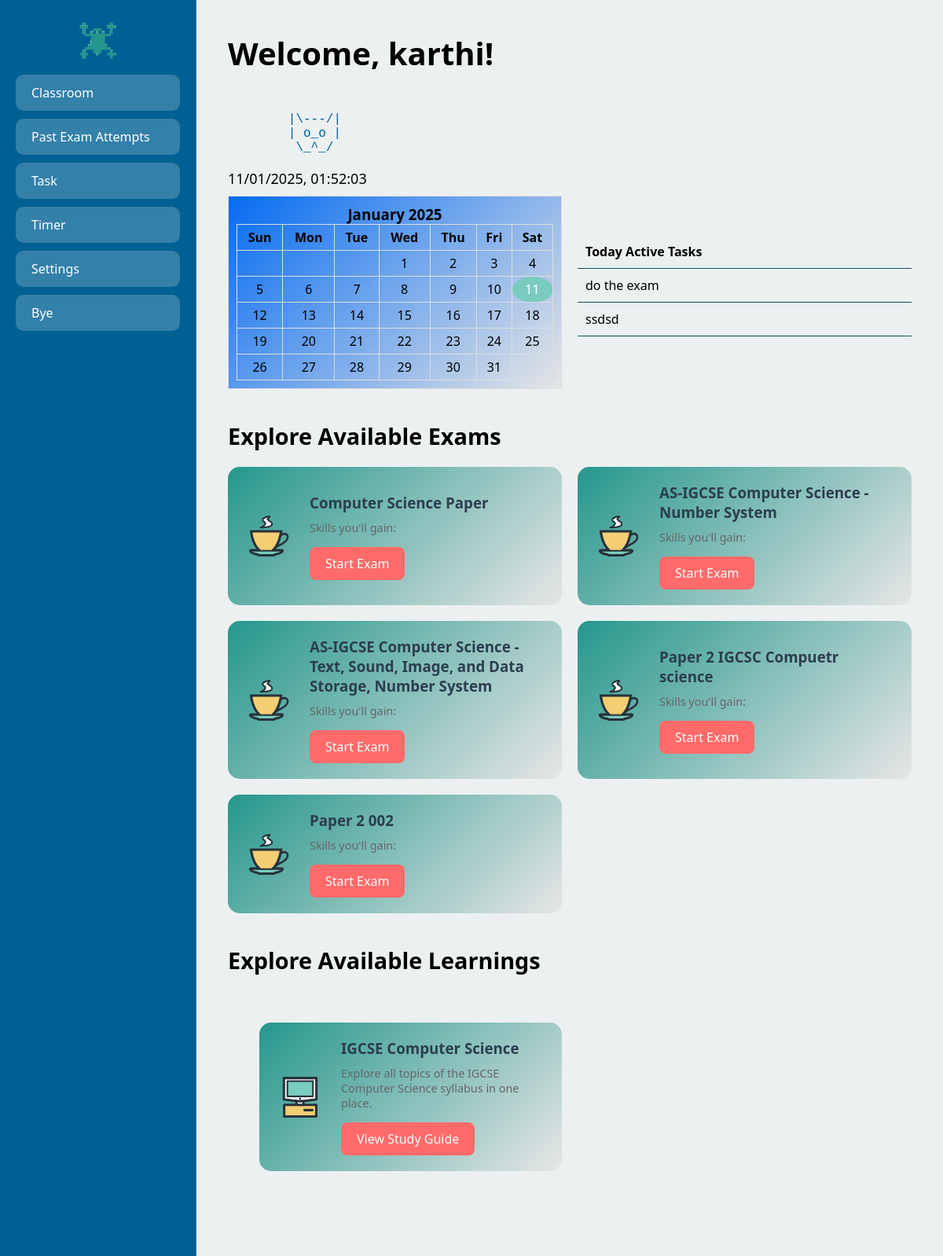
The page /user_home (signed in) on the database its author committed.
### app.py (models this page shows)
class User(db.Model, UserMixin):
    id = db.Column(db.Integer, primary_key=True)
    username = db.Column(db.String(20), unique=True, nullable=False)
    password = db.Column(db.String(60), nullable=False)
    student_class = db.Column(db.String(50), nullable=False)

class ToDo(db.Model):
    id = db.Column(db.Integer, primary_key=True)
    task = db.Column(db.String(200), nullable=False)
    date = db.Column(db.Date, nullable=False)
    user_id = db.Column(db.Integer, db.ForeignKey('user.id'), nullable=False)

class Exam(db.Model):
    __tablename__ = 'exam'
    id = db.Column(db.Integer, primary_key=True)
    title = db.Column(db.String(100), nullable=False)
    questions = db.relationship('Question', backref='exam', lazy=True)

class Learning(db.Model):
    id = db.Column(db.Integer, primary_key=True)
    title = db.Column(db.String(100), nullable=False)  # Title of the learning material
    desc = db.Column(db.Text, nullable=True)           # Description of the learning material
    code = db.Column(db.String(50), nullable=False)    # Code identifier for the learning material

### app.py (the view)
@app.route("/user_home")
@login_required
def user_home():
    attempts = ExamAttempt.query.filter_by(user_id=current_user.id).order_by(ExamAttempt.attempt_date.desc()).all()
    todos = ToDo.query.filter_by(user_id=current_user.id).order_by(ToDo.date.asc()).all()
    user_class = current_user.student_class
    print(user_class)
    exams = db.session.query(Exam).join(ExamMapping).filter(ExamMapping.class_name == user_class).all()
    learnings = db.session.query(Learning).join(LearningsMapping).filter(LearningsMapping.class_name == user_class).all()
    return render_template("user_home.html", exams=exams, attempts=attempts, learnings=learnings, todos=todos)

### app.py (called while the page is built)
@login_manager.user_loader
def load_user(user_id):
    return User.query.get(int(user_id))

### templates/user_home.html (shortened to what this page needs)
<!DOCTYPE html>
<html lang="en">
<head>
</head>
<body>
    <div class="sidebar">
    <center> <img src="static/logo.png" alt="Backbench Logo" ></center>
            <a href="{{ url_for('user_home') }}" class="sidebar-button">Classroom</a>
            <a href="{{ url_for('attempts') }}" class="sidebar-button">Past Exam Attempts</a>
             <a href="{{ url_for('task') }}" class="sidebar-button">Task</a>
            <a href="{{ url_for('countdown') }}" class="sidebar-button">Timer</a>
            <a href="{{ url_for('settings') }}" class="sidebar-button">Settings</a>
        <a href="{{ url_for('logout') }}" class="sidebar-button">Bye</a>
    </div>
    <div class="content">
        <h1>Welcome, {{ current_user.username }}!</h1>
               <div class="cat-container">
            <pre id="ascii-cat"></pre>
        </div>
          <div id="current-time"></div>
        <div class="widget-container">
                <div id="calendar"></div>
        <div class="todo-container">
            <table  class="todo-table">
        <thead>
            <tr>
                <th>Today Active Tasks</th>
            </tr>
        </thead>
        <tbody id="todoList">
            {% for todo in todos %}
            <tr>
                <td>{{ todo.task }}</td>
            </tr>
            {% endfor %}
        </tbody>
    </table>
        </div>
        </div>
        <h2>Explore Available Exams</h2>
        <div class="exam-catalog">
            {% for exam in exams %}
            <div class="exam-card">
                <div class="exam-info">
                    <h3>{{ exam.title }}</h3>
                    <p>Skills you'll gain: {{ exam.skills }}</p>
                    <a href="{{ url_for('exam', exam_id=exam.id, question_number=1) }}" class="exam-link">Start Exam</a>
                </div>
            </div>
            {% endfor %}
        </div>
        <h2>Explore Available Learnings</h2>
        <div class="content">
    {% for learn in learnings %}
    <div class="exam-catalog">
        <div class="exam-card">
            <div class="exam-info">
                <h3>{{ learn.title }}</h3>
                <p>{{ learn.desc }}</p>
                <a href="{{ url_for('learn', code=learn.code) }}" class="exam-link">View Study Guide</a>
            </div>
        </div>
    </div>
     {% endfor %}
</div>
    </div>
</body>
</html>

### templates/user_home.html (style rules this page uses)
* { box-sizing: border-box; margin: 0; padding: 0; font-family: 'Segoe UI', Tahoma, Geneva, Verdana, sans-serif; }
body { background: linear-gradient(135deg, #6a11cb 0%, #2575fc 100%); min-height: 100vh; display: flex; }
.sidebar { width: 250px; background: #006093; backdrop-filter: blur(10px); padding: 20px; border-right: 1px solid rgba(255, 255, 255, 0.2); }
.sidebar-button { display: block; padding: 12px 20px; margin: 10px 0; background: rgba(255, 255, 255, 0.2); color: white; text-decoration: none; border-radius: 10px; transition: all 0.3s ease; }
.content { flex: 1; padding: 40px; color: black; background: #ecf0f1; }
h1 { margin-bottom: 30px; font-size: 2.5em; }
h2 { margin: 30px 0 20px; font-size: 1.8em; }
.exam-catalog { display: grid; grid-template-columns: repeat(auto-fill, minmax(300px, 1fr)); gap: 20px; margin-bottom: 40px; }
.exam-card { background: linear-gradient(135deg, #25978c 0%, #e6e6e6 100%); border-radius: 15px; padding: 20px; display: flex; align-items: center; gap: 20px; transition: transform 0.3s ease, box-shadow 0.3s ease; }
.exam-info { flex: 1; }
.exam-info h3 { color: #2c3e50; margin-bottom: 10px; }
.exam-info p { color: #666; margin-bottom: 15px; font-size: 0.9em; }
.exam-link { display: inline-block; padding: 10px 20px; background: #ff6b6b; color: white; text-decoration: none; border-radius: 8px; transition: background 0.3s ease; }
.widget-container { display: grid; grid-template-columns: repeat(auto-fill, minmax(300px, 1fr)); gap: 20px; margin-bottom: 40px; }
#current-time { font-size: 18px; margin-bottom: 10px; }
#calendar { border: 1px solid #ddd; padding: 10px; display: inline-block; text-align: center; background: linear-gradient(135deg, #056bf1 0%, #e6e6e6 100%); }
.cat-container { width: 30%; position: relative; }
#ascii-cat { font-family: monospace; white-space: pre; color: #025f9a; font-size: 16px; }
.todo-container { margin-top: 40px; }
.todo-table { width: 100%; border-collapse: collapse; margin-top: 10px; }
.todo-table th, .todo-table td { text-align: left; padding: 10px; border-bottom: 1px solid #085659; color:black background: white; }

### rows shown on the page
User: username "karthi"
ToDo: task "do the exam"
ToDo: task "ssdsd"
Exam: title "Computer Science Paper"
Exam: title "AS-IGCSE Computer Science - Number System"
Exam: title "AS-IGCSE Computer Science - Text, Sound, Image, and Data Storage, Number System"
Exam: title "Paper 2 IGCSC Compuetr science"
Exam: title "Paper 2 002"
Learning: title "IGCSE Computer Science", desc "Explore all topics of the IGCSE Computer Science syllabus in one place."
